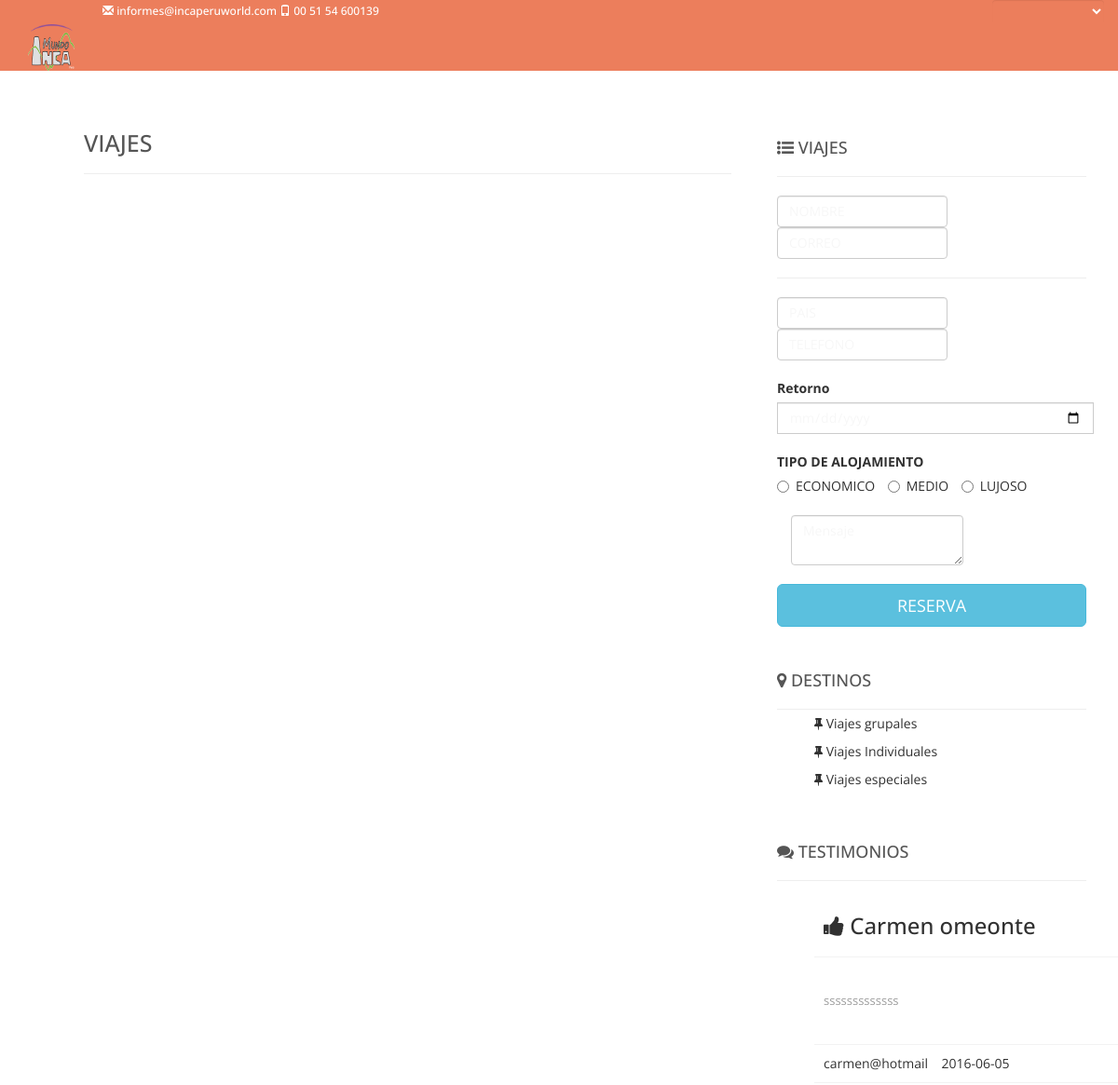
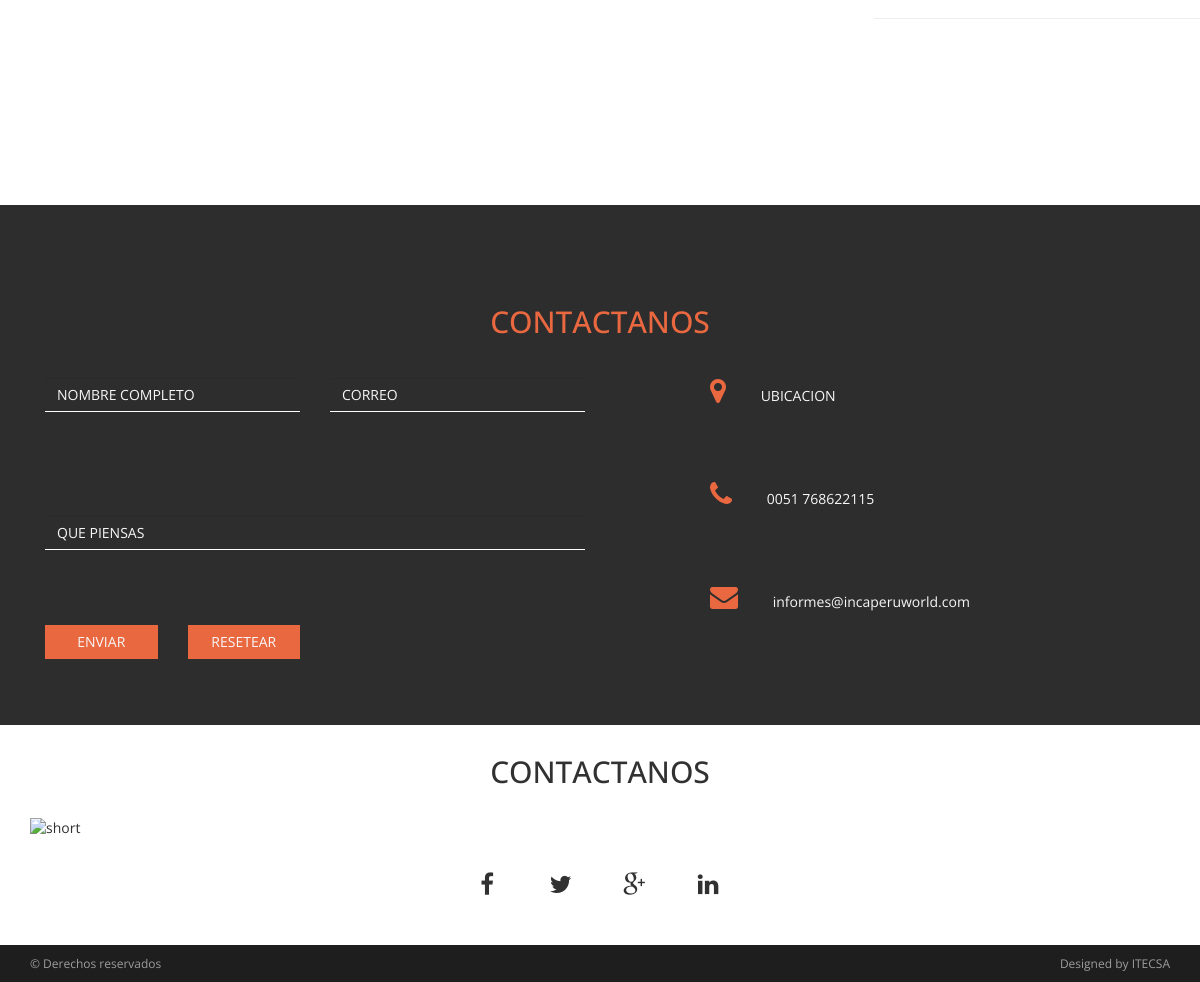
The app's page /viajes.php with its own data (2 pictures, top to bottom).
### tables this page shows
CREATE TABLE `controlestags` (
  `idControl` mediumint(9) NOT NULL AUTO_INCREMENT,
  `tipoTag` varchar(50) DEFAULT NULL,
  `nombre` text,
  `identificador` varchar(100) DEFAULT NULL,
  `idioma_id` int(11) DEFAULT NULL,
  PRIMARY KEY (`idControl`),
  KEY `id` (`idioma_id`),
  CONSTRAINT `controlestags_ibfk_1` FOREIGN KEY (`idioma_id`) REFERENCES `idioma` (`id`)
);

CREATE TABLE `categoria` (
  `id` int(11) NOT NULL AUTO_INCREMENT,
  `nombre` varchar(200) DEFAULT NULL,
  `tipo` int(11) DEFAULT NULL COMMENT 'el tipo sirve para determinar si es tours, circuito, etc',
  `foto` varchar(255) DEFAULT NULL,
  `idioma_id` int(11) DEFAULT NULL,
  `estado` tinyint(1) DEFAULT NULL,
  PRIMARY KEY (`id`),
  KEY `idioma_id` (`idioma_id`),
  CONSTRAINT `categoria_ibfk_1` FOREIGN KEY (`idioma_id`) REFERENCES `idioma` (`id`)
);

CREATE TABLE `testimonio` (
  `id` int(11) NOT NULL AUTO_INCREMENT,
  `nombre` varchar(255) DEFAULT NULL,
  `correo` varchar(255) DEFAULT NULL,
  `fecha` date DEFAULT NULL,
  `detalle` text,
  `foto` varchar(255) DEFAULT NULL,
  `idioma_id` int(11) DEFAULT NULL,
  `estado` tinyint(1) DEFAULT NULL,
  PRIMARY KEY (`id`),
  KEY `idioma_id` (`idioma_id`),
  CONSTRAINT `testimonio_ibfk_1` FOREIGN KEY (`idioma_id`) REFERENCES `idioma` (`id`)
);

### viajes.php (the view, shortened to what the rows shown need)
<?php
require_once 'adminWeb/backend/models/Subcategoria.php';
require_once 'adminWeb/backend/models/Categoria.php';
require_once 'adminWeb/backend/models/Testimonio.php';
require_once 'adminWeb/backend/models/ControlesTag.php';
$idIdiomaTags="3";
if (isset($_SESSION["idIdioma"])) {
$idIdiomaTags=$_SESSION["idIdioma"];
}
else{
	$idIdiomaTags="3";
}
?>
<!DOCTYPE html>
<html lang="es">
	<head>
        <link href="css/bootstrap.min.css" rel="stylesheet">
        <link href="font-awesome/css/font-awesome.min.css" rel="stylesheet" type="text/css">
		<link rel="stylesheet" href="css/patros.css" >
		<link rel="stylesheet" type="text/css" href="css/cssPropios.css">
	</head>
	<body data-spy="scroll">
		<section class="container-fluid blog">
			<div class="row">
		        <div class="col-md-8" style=" padding-left: 90px;">
		            <h1 class="page-header sidebar-title">
		              <?php  $listaTagsDestinos=new ControlesTags();
				 			echo $reservas=$listaTagsDestinos->ListarTagsLavelStr($idIdiomaTags,'H3LavelViajes','txt_viajes');echo $_SESSION["idIdioma"];
							?>
		            </h1>
		        </div>
		            <aside class="col-md-4 sidebar-padding">
		                <div class="blog-sidebar">
		                    <div id="div_reservas">
		    				<form class="form-inline" >
								<br>
								<br>
								<div class="form-group">
									<label><?php  $listaTagsDestinos=new ControlesTags();
				 			echo $reservas=$listaTagsDestinos->ListarTagsLavelStr($idIdiomaTags,'H2LavelAll','cap_retorno');
							?></label>
									<br>
					                <div class='input-group date' id='datetimepicker1' style="width: 340px; z-index:0;">
					                    <input type='date' class="form-control" />
					                </div>
					            </div>
								<br>
								<br>
								<div class="form-group">
						            <label class="text" for=""><?php  $listaTagsDestinos=new ControlesTags();
				 			echo $reservas=$listaTagsDestinos->ListarTagsLavelStr($idIdiomaTags,'H2LavelDestinos','txt_alojamiento');
							?></label>
									<br>
						            <label class="radio-inline">
									  <input type="radio" name="inlineRadioOptions" id="inlineRadio1" value="option1"> <?php  $listaTagsDestinos=new ControlesTags();
				 			echo $reservas=$listaTagsDestinos->ListarTagsLavelStr($idIdiomaTags,'H2LavelDestinos','txt_economico');
							?>
									</label>
									<label class="radio-inline">
									  <input type="radio" name="inlineRadioOptions" id="inlineRadio2" value="option2"> <?php  $listaTagsDestinos=new ControlesTags();
				 			echo $reservas=$listaTagsDestinos->ListarTagsLavelStr($idIdiomaTags,'H2LavelDestinos','txt_medio');
							?>
									</label>
									<label class="radio-inline">
									  <input type="radio" name="inlineRadioOptions" id="inlineRadio3" value="option3"> <?php  $listaTagsDestinos=new ControlesTags();
				 			echo $reservas=$listaTagsDestinos->ListarTagsLavelStr($idIdiomaTags,'H2LavelDestinos','txt_lujoso');
							?>
									</label>
								</div>
								<br>
								<br>
								<br>
								<br>
								<div align="center">
			    					<button class="btn btn-info btn-lg btn-block"><?php  $listaTagsDestinos=new ControlesTags();
				 			echo $reservas=$listaTagsDestinos->ListarTagsLavelStr($idIdiomaTags,'H2LavelDestinos','txt_reserva');
							?></button>
								</div>
							</form>
						</div>
		                </div>
		                <div class="blog-sidebar">
		                    <h4 class="sidebar-title"><i class="fa fa-map-marker"> </i> <?php  $listaTagsDestinos=new ControlesTags();
				 			echo $reservas=$listaTagsDestinos->ListarTagsLavelStr($idIdiomaTags,'H2Lavel','h2_destinos');
							?></h4>
		                    <hr style="margin-bottom: 5px;">
		                    <div id=div_destinos>
								<?php
									$catego = new Categoria();
									$DestinoListaTotal=$catego->ListarComboArray(3);
									for ($i=0; $i <count($DestinoListaTotal) ; $i++) {
										echo " <ul><i class='fa fa-thumb-tack' aria-hidden='true'> </i>  ".$DestinoListaTotal[$i]['nombre']."</ul>";
									}
								?>
							</div>
		                </div>
		                <div class="blog-sidebar">
		                    <h4 class="sidebar-title"><i class="fa fa-comments"></i> <?php  $listaTagsDestinos=new ControlesTags();
				 			echo $reservas=$listaTagsDestinos->ListarTagsLavelStr($idIdiomaTags,'H2LavelDestinos','txt_testimonios');
							?></h4>
		                    <hr style="margin-bottom: 5px;">
							<div id="div_testimonios">
								<div style="width: 380px; height: 400px; overflow-y: scroll;">
									<ul>
								<?php
								$dataTestimonio=new Testimonio();
								$testimonioLista=$dataTestimonio->ListarArray();
								for ($i=0; $i <count($testimonioLista) ; $i++) {
									echo "<li><h3><i class='fa fa-thumbs-up' aria-hidden='true'>&nbsp</i>".$testimonioLista[$i]['nombre']."</h3></li>";
									echo "<li>".$testimonioLista[$i]['detalle']."</li>";
									echo "<li>".$testimonioLista[$i]['correo']."&nbsp &nbsp ".$testimonioLista[$i]['fecha']."</li> <hr>";
								}
								?>
								</ul>
								</div>
							</div>
						</div>
					</aside>
				</div>
		    </section>
		<section id="contact">
			<div class="container">
				<div class="row">
					<div class="col-md-12">
						<div class="col-lg-12">
							<div class="text-center color-elements">
							<h2><?php  $listaTagsDestinos=new ControlesTags();
				 			echo $reservas=$listaTagsDestinos->ListarTagsLavelStr($idIdiomaTags,'H2LavelDestinos','txt_contacto');
							?></h2>
							</div>
						</div>
						<div class="col-lg-6 col-md-8">
							<form class="inline" id="contactForm" method="post" >
								<div class="row">
									<div class="col-sm-6 height-contact-element">
										<div class="form-group">
											<input type="text" name="first_name" class="form-control custom-labels" id="name" placeholder="<?php  $listaTagsDestinos=new ControlesTags();
				 			echo $reservas=$listaTagsDestinos->ListarTagsLavelStr($idIdiomaTags,'form_lvl','form_texto');
							?>" required data-validation-required-message="Please write your name!"/>
											<p class="help-block text-danger"></p>
										</div>
									</div>
									<div class="col-sm-6 height-contact-element">
										<div class="form-group">
											<input type="email" name="email" class="form-control custom-labels" id="email" placeholder="<?php  $listaTagsDestinos=new ControlesTags();
				 			echo $reservas=$listaTagsDestinos->ListarTagsLavelStr($idIdiomaTags,'form_lvl','form_email');
							?>" required data-validation-required-message="Please write your email!"/>
											<p class="help-block text-danger"></p>
										</div>
									</div>
									<div class="col-sm-12 height-contact-element">
										<div class="form-group">
											<input type="text" name="message" class="form-control custom-labels" id="message" placeholder="<?php  $listaTagsDestinos=new ControlesTags();
				 			echo $reservas=$listaTagsDestinos->ListarTagsLavelStr($idIdiomaTags,'form_lvl','form_pensando');
							?>" required data-validation-required-message="Please write a message!"/>
										</div>
									</div>
									<div class="col-sm-3 col-xs-6 height-contact-element">
										<div class="form-group">
											<input type="submit" class="btn btn-md btn-custom btn-noborder-radius" value="
											<?php  $listaTagsDestinos=new ControlesTags();
				 			echo $reservas=$listaTagsDestinos->ListarTagsLavelStr($idIdiomaTags,'form_lvl','form_envio');
							?>
											"/>
										</div>
									</div>
									<div class="col-sm-3 col-xs-6 height-contact-element">
										<div class="form-group">
											<button type="button" class="btn btn-md btn-noborder-radius btn-custom" name="reset"><?php  $listaTagsDestinos=new ControlesTags();
				 			echo $reservas=$listaTagsDestinos->ListarTagsLavelStr($idIdiomaTags,'form_lvl','form_resetear');
							?>
											</button>
										</div>
									</div>
								</div>
							</form>
						</div>
						<div class="col-lg-5 col-md-3 col-lg-offset-1 col-md-offset-1">
							<div class="row">
								<div class="col-md-12 height-contact-element">
									<div class="form-group">
										<i class="fa fa-2x fa-map-marker"></i>
										<span class="text"><?php  $listaTagsDestinos=new ControlesTags();
				 			echo $reservas=$listaTagsDestinos->ListarTagsLavelStr($idIdiomaTags,'form_lvl','form_ubicacion');
							?></span>
									</div>
								</div>
							</div>
						</div>
					</div>
				</div>
			</div>
		</section>
		<section id="follow-us">
			<div class="container">
				<div class="text-center height-contact-element">
					<h2><?php  $listaTagsDestinos=new ControlesTags();
				 			echo $reservas=$listaTagsDestinos->ListarTagsLavelStr($idIdiomaTags,'H2LavelDestinos','txt_contacto');
							?></h2>
				</div>
			</div>
		</section>
    </body>
</html>

### records on screen
controlestags: nombre "VIAJES"
controlestags: nombre "Retorno"
controlestags: nombre "TIPO DE ALOJAMIENTO"
controlestags: nombre "ECONOMICO"
controlestags: nombre "MEDIO"
controlestags: nombre "LUJOSO"
controlestags: nombre "RESERVA"
controlestags: nombre "DESTINOS"
categoria: nombre "Viajes grupales"
categoria: nombre "Viajes Individuales"
categoria: nombre "Viajes especiales"
controlestags: nombre "TESTIMONIOS"
testimonio: nombre "Carmen omeonte", detalle "sssssssssssss", correo "carmen@hotmail", fecha "2016-06-05"
controlestags: nombre "CONTACTANOS"
controlestags: first_name "NOMBRE COMPLETO"
controlestags: email "CORREO"
controlestags: message "QUE PIENSAS"
controlestags: nombre "ENVIAR"
controlestags: nombre "RESETEAR"
controlestags: nombre "UBICACION"
